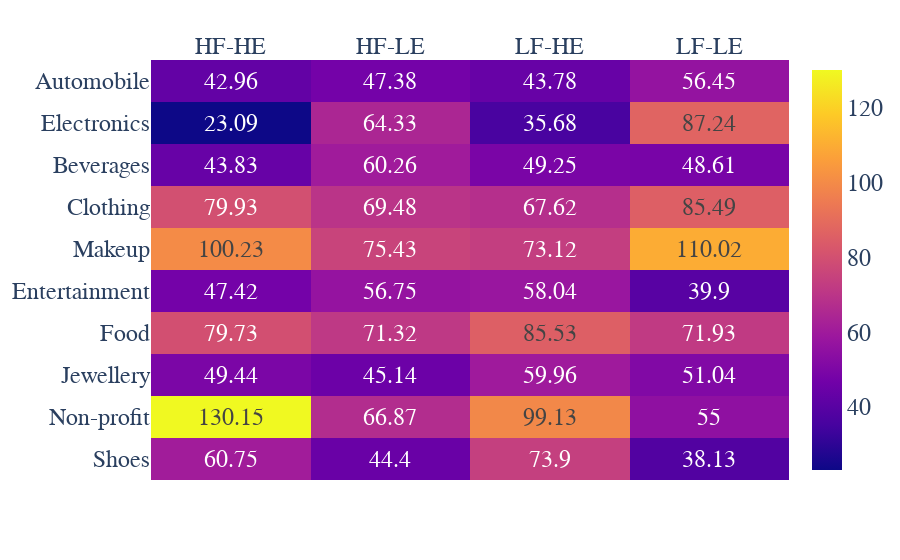

Notebook source saved alongside this figure:
### Markdown cell above
# Caption Analysis

### Code cell
import plotly.express as px

# Define the x-axis and y-axis labels
x = ['HF-HE', 'HF-LE', 'LF-HE', 'LF-LE']
y = ['Automobile', 'Electronics', 'Beverages', 'Clothing', 'Makeup', 'Entertainment', 'Food', 'Jewellery', 'Non-profit', 'Shoes']

# Define the data for the heatmap based on the provided table
z = [
    [42.96, 47.38, 43.78, 56.45],  # Automobile
    [23.09, 64.33, 35.68, 87.24],  # Electronics
    [43.83, 60.26, 49.25, 48.61],  # Beverages
    [79.93, 69.48, 67.62, 85.49],  # Clothing
    [100.23, 75.43, 73.12, 110.02],  # Makeup
    [47.42, 56.75, 58.04, 39.90],  # Entertainment
    [79.73, 71.32, 85.53, 71.93],  # Food
    [49.44, 45.14, 59.96, 51.04],  # Jewellery
    [130.15, 66.87, 99.13, 55.00],  # Non-profit
    [60.75, 44.40, 73.90, 38.13],  # Shoes
]

fig = px.imshow(z, x=x, y=y, aspect="auto", text_auto=True)
fig.update_xaxes(side="top")

# Update the font size for annotations
fig.update_traces(textfont_size=24)

# Update the font size for axes
fig.update_layout(
    font=dict(size=24,  family="Arial Black")  # Adjust the size value as needed
    # font=dict(size=26,  family="Calibri Bold")  # Adjust the size value as needed
)

fig.show()

### Figure 1 — Plotly figure (JSON) as saved in the notebook; plotly's stock layout.template omitted (floating-point values rounded to 4 significant figures)
{"data": [{"coloraxis": "coloraxis", "hovertemplate": "x: %{x}<br>y: %{y}<br>color: %{z}<extra></extra>", "name": "0", "textfont": {"size": 24}, "texttemplate": "%{z}", "type": "heatmap", "x": ["HF-HE", "HF-LE", "LF-HE", "LF-LE"], "xaxis": "x", "y": ["Automobile", "Electronics", "Beverages", "Clothing", "Makeup", "Entertainment", "Food", "Jewellery", "Non-profit", "Shoes"], "yaxis": "y", "z": [[42.96, 47.38, 43.78, 56.45], [23.09, 64.33, 35.68, 87.24], [43.83, 60.26, 49.25, 48.61], [79.93, 69.48, 67.62, 85.49], [100.2, 75.43, 73.12, 110.0], [47.42, 56.75, 58.04, 39.9], [79.73, 71.32, 85.53, 71.93], [49.44, 45.14, 59.96, 51.04], [130.2, 66.87, 99.13, 55], [60.75, 44.4, 73.9, 38.13]]}], "layout": {"coloraxis": {"colorscale": [[0, "#0d0887"], [0.1111, "#46039f"], [0.2222, "#7201a8"], [0.3333, "#9c179e"], [0.4444, "#bd3786"], [0.5556, "#d8576b"], [0.6667, "#ed7953"], [0.7778, "#fb9f3a"], [0.8889, "#fdca26"], [1, "#f0f921"]]}, "font": {"family": "Arial Black", "size": 24}, "margin": {"t": 60}, "xaxis": {"anchor": "y", "domain": [0, 1], "side": "top"}, "yaxis": {"anchor": "x", "autorange": "reversed", "domain": [0, 1]}}}
